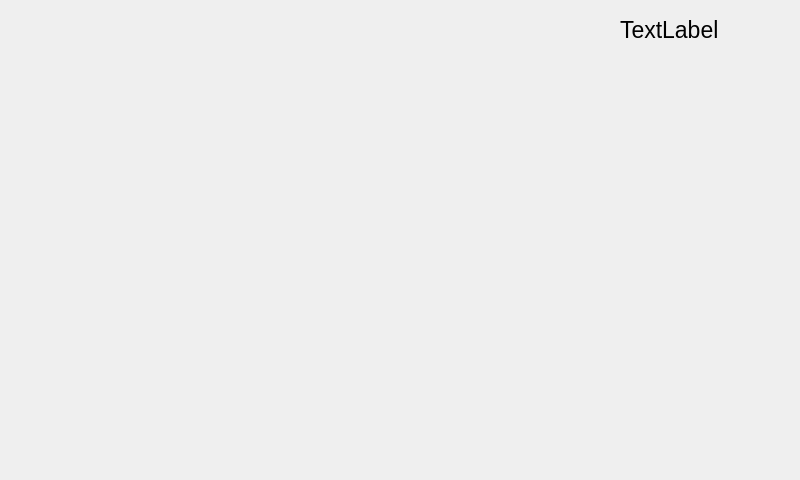
<?xml version="1.0" encoding="UTF-8"?>
<ui version="4.0">
 <class>BaseDialog</class>
 <widget class="QDialog" name="BaseDialog">
  <property name="geometry">
   <rect>
    <x>0</x>
    <y>0</y>
    <width>800</width>
    <height>480</height>
   </rect>
  </property>
  <property name="windowTitle">
   <string>BaseDialog</string>
  </property>
  <widget class="QLabel" name="titleBGLabel">
   <property name="geometry">
    <rect>
     <x>0</x>
     <y>0</y>
     <width>800</width>
     <height>60</height>
    </rect>
   </property>
   <property name="text">
    <string/>
   </property>
   <property name="pixmap">
    <pixmap>../resource/title_bg.jpg</pixmap>
   </property>
   <property name="scaledContents">
    <bool>false</bool>
   </property>
  </widget>
  <widget class="QLabel" name="dateLabel">
   <property name="geometry">
    <rect>
     <x>620</x>
     <y>15</y>
     <width>200</width>
     <height>30</height>
    </rect>
   </property>
   <property name="font">
    <font>
     <pointsize>17</pointsize>
    </font>
   </property>
   <property name="text">
    <string>TextLabel</string>
   </property>
  </widget>
 </widget>
 <layoutdefault spacing="6" margin="11"/>
 <resources/>
 <connections/>
</ui>
